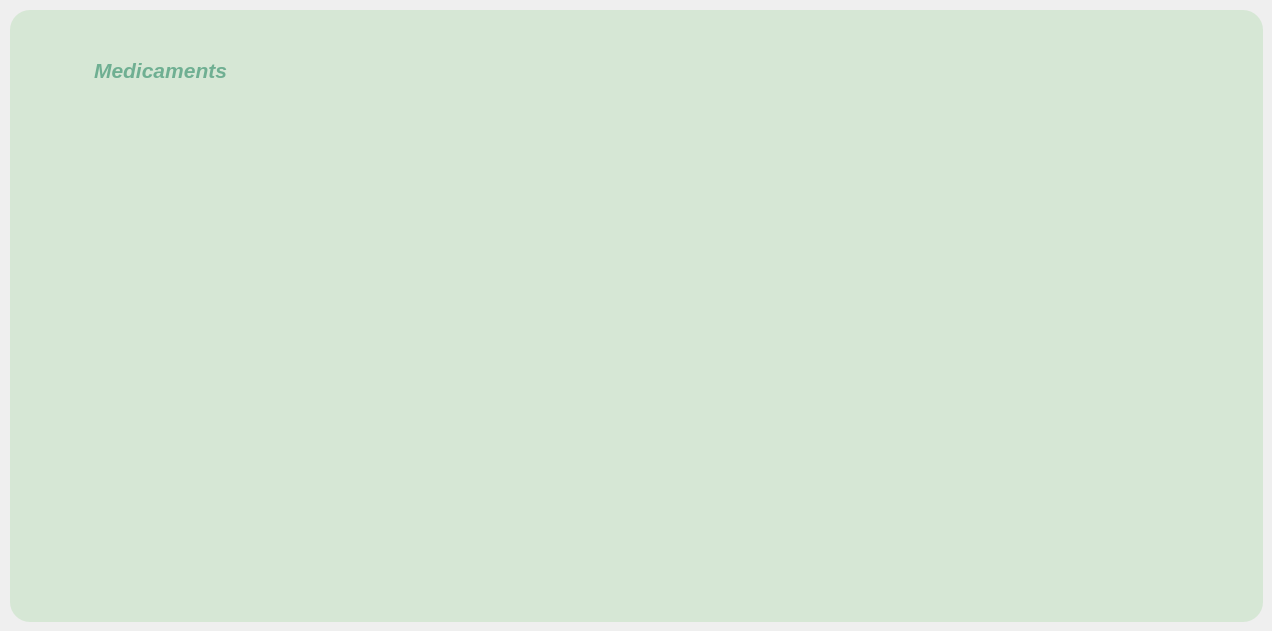
      <widget class="QWidget" name="tab_8">
       <attribute name="title">
        <string>Statistique</string>
       </attribute>
       <widget class="QGroupBox" name="groupBox_11">
        <property name="geometry">
         <rect>
          <x>10</x>
          <y>10</y>
          <width>1253</width>
          <height>612</height>
         </rect>
        </property>
        <property name="styleSheet">
         <string notr="true">background-color:#D6E7D5;

border-radius : 20px;</string>
        </property>
        <property name="title">
         <string/>
        </property>
        <widget class="QLabel" name="label_62">
         <property name="geometry">
          <rect>
           <x>50</x>
           <y>30</y>
           <width>201</width>
           <height>61</height>
          </rect>
         </property>
         <property name="styleSheet">
          <string notr="true">*{
    color: #6FAF92;
    font-size: 16px; /* Taille du texte (ajustable) */
    font-weight: normal; /* Style du texte */
}</string>
         </property>
         <property name="text">
          <string>&lt;html&gt;&lt;head/&gt;&lt;body&gt;&lt;p align=&quot;center&quot;&gt;&lt;span style=&quot; font-size:16pt; font-weight:700; font-style:italic;&quot;&gt;Medicaments&lt;/span&gt;&lt;/p&gt;&lt;/body&gt;&lt;/html&gt;</string>
         </property>
        </widget>
        <widget class="QLabel" name="label_72">
         <property name="geometry">
          <rect>
           <x>270</x>
           <y>110</y>
           <width>701</width>
           <height>471</height>
          </rect>
         </property>
         <property name="styleSheet">
          <string notr="true">QLabel {
    background-color: transparent;  /* Fond transparent */
    color: black;                   /* Texte noir */
    border: none;                   /* Pas de bordure */
    font-weight: bold;              /* Texte en gras */
    font-size: 14px;                /* Taille de la police */
}
</string>
         </property>
         <property name="text">
          <string/>
         </property>
         <property name="pixmap">
          <pixmap>../../5dd0b856-237b-4de3-aee7-24159090b678.jpg</pixmap>
         </property>
         <property name="scaledContents">
          <bool>true</bool>
         </property>
        </widget>
       </widget>
      </widget>
